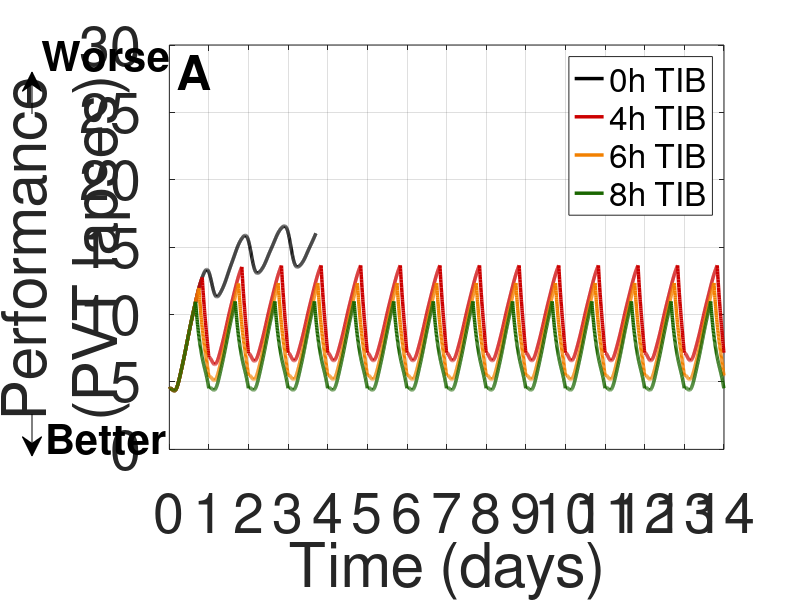

MATLAB code to generate this figure: (Note: this script raises an error after producing the figure.)
%% Parameters 
% Time constants for process S
Tr = 18.2; % hours (rising time constant during wake)
Td = 4.2;  % hours (declining time constant during sleep)


% Circadian process C parameters
A = 0.12;   % amplitude
t0 = 8.6;  % phase (hours)
yk = [0.97, 0.22, 0.07, 0.03, 0.001]; % harmonic weights 


%% Simulation Setup 
dt = 0.1; % time step in hours (6 minutes)
total_hours = 24*14; % simulate 16 days
wake_up=7; %7 wake up as specified in  paper
time = wake_up:dt:total_hours+wake_up; 


conditions = struct();
% Condition 1: Total Sleep Deprivation (0h TIB for 3 days)
conditions(1).name = '0h TIB';
conditions(1).TIB = 0;
conditions(1).n_restriction_days = 3;
conditions(1).color = 'k';

% Condition 2: 4h TIB for 14 days
conditions(2).name = '4h TIB';
conditions(2).TIB = 4;
conditions(2).n_restriction_days = 14;
conditions(2).color = [0.8, 0, 0]; 

% Condition 3: 6h TIB for 14 days
conditions(3).name = '6h TIB';
conditions(3).TIB = 6;
conditions(3).n_restriction_days = 14;
conditions(3).color = [0.95, 0.5, 0];
% 8h TIB condition
conditions(4).name = '8h TIB';
conditions(4).TIB = 8;
conditions(4).n_restriction_days = 14;
conditions(4).color = [0.1, 0.4, 0];

%% Loop through each condition

for cond_idx = 1:length(conditions)
    cond = conditions(cond_idx);

    
    % Initialize Variables
    wake_status = zeros(size(time));
    S = zeros(size(time)); % Homeostatic process
    U = zeros(size(time)); % Process U (slow modulating process)
    L = zeros(size(time)); % Lower asymptote for U
    C = zeros(size(time)); % Circadian process
    PVT_lapses = zeros(size(time)); % Predicted PVT lapses

    for i=1:length(time) % Define sleep/wake schedule for each time point
        hour_of_day = mod(time(i), 24);
        if cond.TIB == 0
            % Total sleep deprivation - always awake
            wake_status(i) = 1;
        else 
            if cond.TIB == 4
                sleep_start = 3; %3am
                sleep_end = wake_up;
            elseif cond.TIB==6
                sleep_start = 1; %1am
                sleep_end = wake_up;
            elseif cond.TIB==8
                sleep_start = 23; %11pm
                sleep_end = wake_up;
            end   

            % Determine if awake
            if sleep_start < sleep_end
                % Sleep doesn't cross midnight
                if hour_of_day >= sleep_end 
                    wake_status(i) = 1;
                elseif hour_of_day >= sleep_start && hour_of_day < sleep_end
                    wake_status(i) = 0;
                else
                    wake_status(i) = 1;
                end
            elseif sleep_start > sleep_end % Sleep crosses midnight (e.g., 23:00 to 07:00)
                if hour_of_day >= sleep_end && hour_of_day < sleep_start
                    wake_status(i) = 1;
                else
                    wake_status(i) = 0;
                end
            end
        end 
    end 



    %% Circadian Process C
    for i = 1:length(time)
        t = time(i);
        C(i) = A * sum(yk .* sin(2*pi*(1:5)*(t - t0)/24));
    end
        %% Initial Conditions (assuming 8h sleep baseline)
    % After 8h sleep and 16h wake at baseline
    U(1) = 1 ;
 S(1) = U(1) - (1 - exp(-8/Td)) / (1 - exp(-(16/Tr + 8/Td)));
    L(1) = U(1) - 1;

    %% Simulate Homeostatic Process S and Process U
    for i = 2:length(time)
        U(i)=1;
        L(i)=0;
        if wake_status(i) == 1 % During wake
         
     
            S(i) = U(i) + (S(i-1) - U(i-1)) * exp(-dt/Tr);
 
        else % During sleep
        
            S(i) = L(i) + (S(i-1) - L(i-1)) * exp(-dt/Td);
        end
    end 

    %% Predict PVT Performance
    for i = 1:length(time)
        combined= S(i) - C(i);
         a = 13; 
         b=4.49-a*(S(1)-C(1));
        % Linear regression to predict lapses
        PVT_lapses(i) = a * combined+b ;
        % Ensure non-negative lapses
        PVT_lapses(i) = max(0, PVT_lapses(i));
    end
    
    % Plot only the 0h TIB condition for 88h
    if cond.TIB == 0
        plot((time(1:889)-wake_up)/24, PVT_lapses(1:889),'Color', cond.color, 'LineWidth', 2.5, 'DisplayName', cond.name);
    else
        plot((time-wake_up)/24, PVT_lapses,'color', cond.color, 'LineWidth', 2.5, 'DisplayName', cond.name);
    end
    hold on

end
xlabel('Time (days)','FontSize',40)
ylabel({'Performance','(PVT lapses)'}, 'FontSize', 40, 'HorizontalAlignment', 'center','position',[-1, 15]);
set(gca, 'FontSize', 40); 
annotation('arrow', [0.04, 0.04], [0.81, 0.88]); 
annotation('arrow', [0.04, 0.04], [0.31, 0.24]); 
text(-1.6, 28, 'Worse', 'FontSize', 30, 'VerticalAlignment', 'bottom', 'HorizontalAlignment', 'center', 'Color', 'k', 'FontWeight', 'bold', 'Rotation', 0)
text(-1.6, 2, 'Better', 'FontSize', 30, 'VerticalAlignment', 'top', 'HorizontalAlignment', 'center', 'Color', 'k', 'FontWeight', 'bold', 'Rotation', 0)
legend('Location','northeast','FontSize',24);
text(0.2,28,'A','FontSize',35,'FontWeight','bold')
grid on;
xlim([0 14]);
ylim([0 30]);
xticks(0:1:14)
yticks(0:5:30)
figure;
for cond_idx = 1:length(conditions)
    cond = conditions(cond_idx);

    % Plot experimental data 
    M = load('vandongenbu.mat');
    flds = fieldnames(M);
    data = M.(flds{cond_idx});
    t   = data(:,1);
    val = data(:,2);

    t_plot = t / 24;

markers = {'d', 'o', 's', '^'}; % diamond, circle, square, triangle
marker = markers{cond_idx};
scatter(t_plot(t_plot<=14), val(t_plot<=14), 50, 'Marker', marker, ...
    'MarkerEdgeColor', cond.color, 'MarkerFaceColor', cond.color, 'LineWidth', 0.8);

    hold on
    % Draw lines connecting the points in sorted time order
    [t_sorted, idx] = sort(t_plot);
    val_sorted = val(idx);
     if cond_idx == 1
        plot(t_sorted, val_sorted, '-', 'Color', cond.color, 'LineWidth', 1.5);
    else
        plot(t_sorted(t_sorted<=14), val_sorted(t_sorted<=14), '-', 'Color', cond.color, 'LineWidth', 1.5);
    end
    
    hold on
end
xlabel('Time (days)','FontSize',40)
ylabel({'Performance','(PVT lapses)'}, 'FontSize', 40, 'HorizontalAlignment', 'center','position',[-1, 15]);
set(gca, 'FontSize', 40); 
annotation('arrow', [0.04, 0.04], [0.81, 0.88]); 
annotation('arrow', [0.04, 0.04], [0.31, 0.24]); 
text(-1.6, 28, 'Worse', 'FontSize', 30, 'VerticalAlignment', 'bottom', 'HorizontalAlignment', 'center', 'Color', 'k', 'FontWeight', 'bold', 'Rotation', 0)
text(-1.6, 2, 'Better', 'FontSize', 30, 'VerticalAlignment', 'top', 'HorizontalAlignment', 'center', 'Color', 'k', 'FontWeight', 'bold', 'Rotation', 0)
text(0.2,28,'B','FontSize',35,'FontWeight','bold')
grid on;
box on;
xlim([0 14]);
ylim([0 30]);
xticks(0:1:14)
yticks(0:5:30)
    
